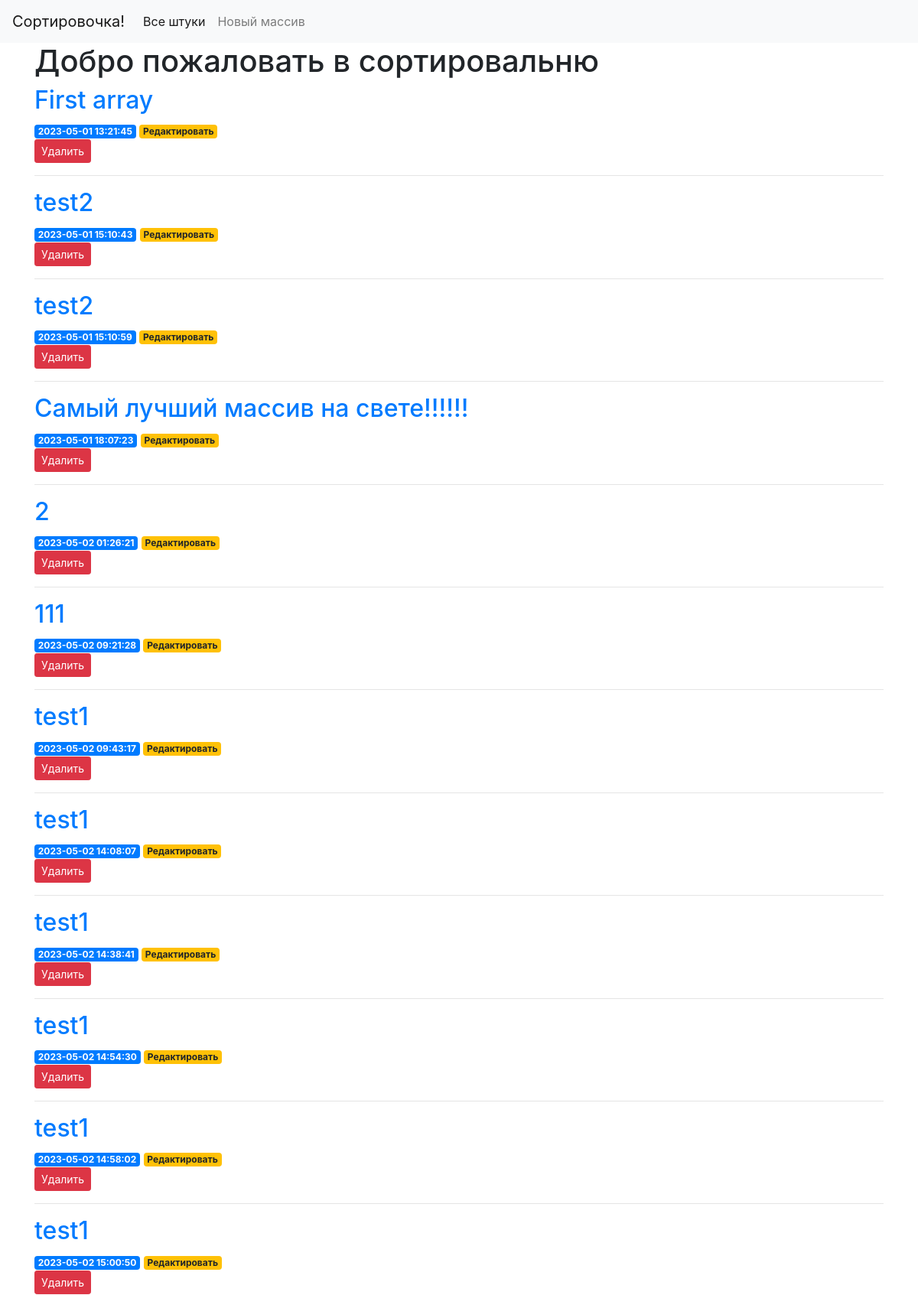
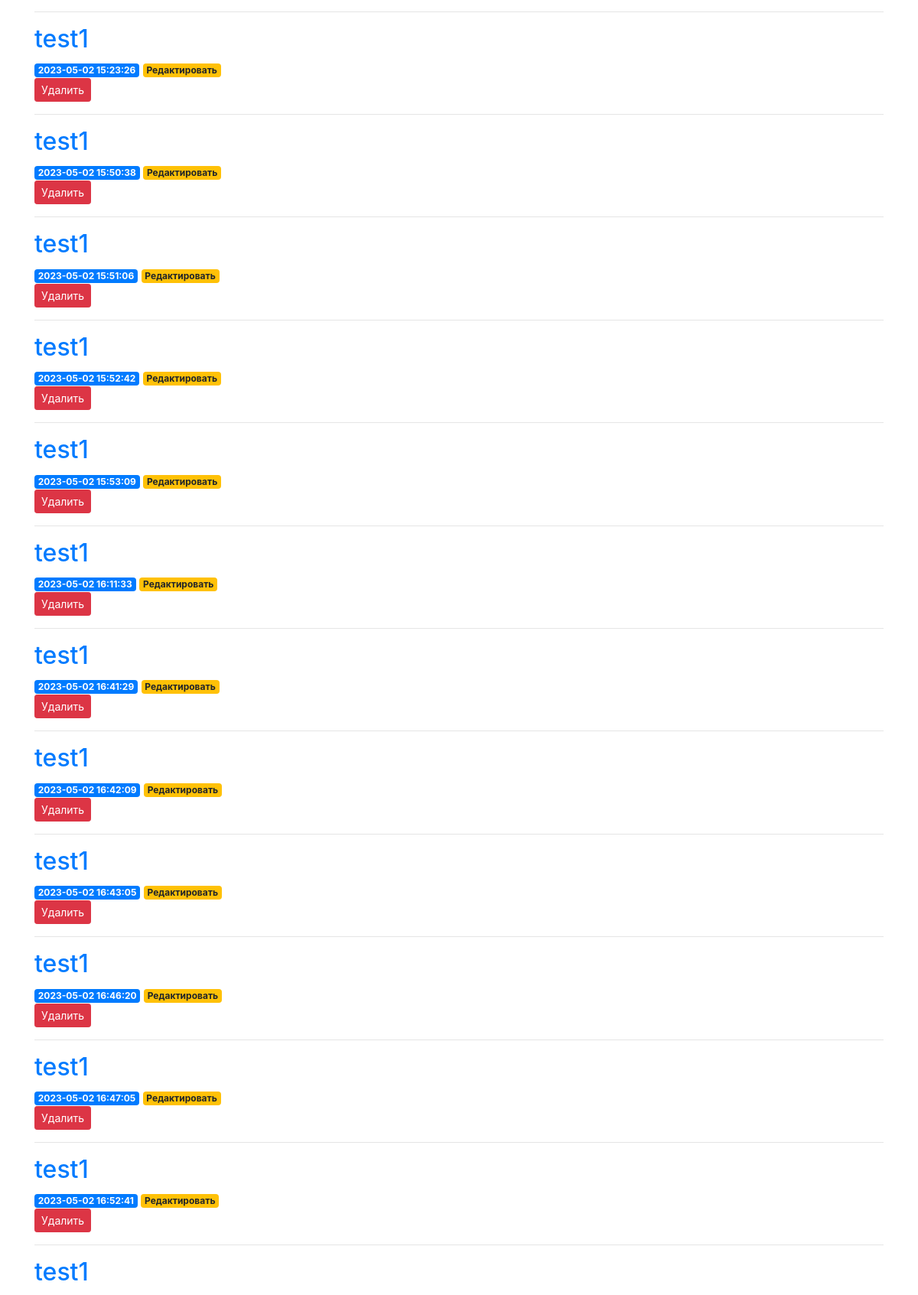
The page / (upper part) on the database its author committed (2 pictures, top to bottom).
### tables this page shows
CREATE TABLE arrays (
    id INTEGER PRIMARY KEY AUTOINCREMENT,
    created TIMESTAMP NOT NULL DEFAULT CURRENT_TIMESTAMP,
    title TEXT NOT NULL,
    content TEXT NOT NULL
);

### search/api/app.py (the view)
@app.route('/')
def index():
    conn = get_db_connection()
    arrays = conn.execute('SELECT * FROM arrays').fetchall()
    conn.close()
    return render_template('index.html', arrays=arrays)

### search/api/app.py (called while the page is built)
def get_db_connection():
    conn = sqlite3.connect('database.db')
    conn.row_factory = sqlite3.Row
    return conn

### search/api/templates/index.html
{% extends 'base.html' %}
{% block content %}
    <h1>{% block title %} Добро пожаловать в сортировальню {% endblock %}</h1>
    {% for array in arrays %}
        <a href="{{ url_for('array', array_id=array['id']) }}">
            <h2>{{ array['title'] }}</h2>
        </a>
        <span class="badge badge-primary">{{ array['created'] }}</span>
        <a href="{{ url_for('edit', id=array['id']) }}">
            <span class="badge badge-warning">Редактировать</span>
        </a>
        <form action="{{ url_for('delete', id=array['id']) }}" method="POST">
            <input type="submit" value="Удалить"
                    class="btn btn-danger btn-sm"
                    onclick="return confirm('Ты действительно хочешь удалить этот великолепный массив?')">
        </form>
        <hr>
    {% endfor %}
{% endblock %}

### rows shown on the page
arrays: title "First array", created "2023-05-01 13:21:45"
arrays: title "test2", created "2023-05-01 15:10:43"
arrays: title "test2", created "2023-05-01 15:10:59"
arrays: title "Самый лучший массив на свете!!!!!!", created "2023-05-01 18:07:23"
arrays: title "2", created "2023-05-02 01:26:21"
arrays: title "111", created "2023-05-02 09:21:28"
arrays: title "test1", created "2023-05-02 09:43:17"
arrays: title "test1", created "2023-05-02 14:08:07"
arrays: title "test1", created "2023-05-02 14:38:41"
arrays: title "test1", created "2023-05-02 14:54:30"
arrays: title "test1", created "2023-05-02 14:58:02"
arrays: title "test1", created "2023-05-02 15:00:50"
arrays: title "test1", created "2023-05-02 15:23:26"
arrays: title "test1", created "2023-05-02 15:50:38"
arrays: title "test1", created "2023-05-02 15:51:06"
arrays: title "test1", created "2023-05-02 15:52:42"
arrays: title "test1", created "2023-05-02 15:53:09"
arrays: title "test1", created "2023-05-02 16:11:33"
arrays: title "test1", created "2023-05-02 16:41:29"
arrays: title "test1", created "2023-05-02 16:42:09"
arrays: title "test1", created "2023-05-02 16:43:05"
arrays: title "test1", created "2023-05-02 16:46:20"
arrays: title "test1", created "2023-05-02 16:47:05"
arrays: title "test1", created "2023-05-02 16:52:41"
arrays: title "test1"
